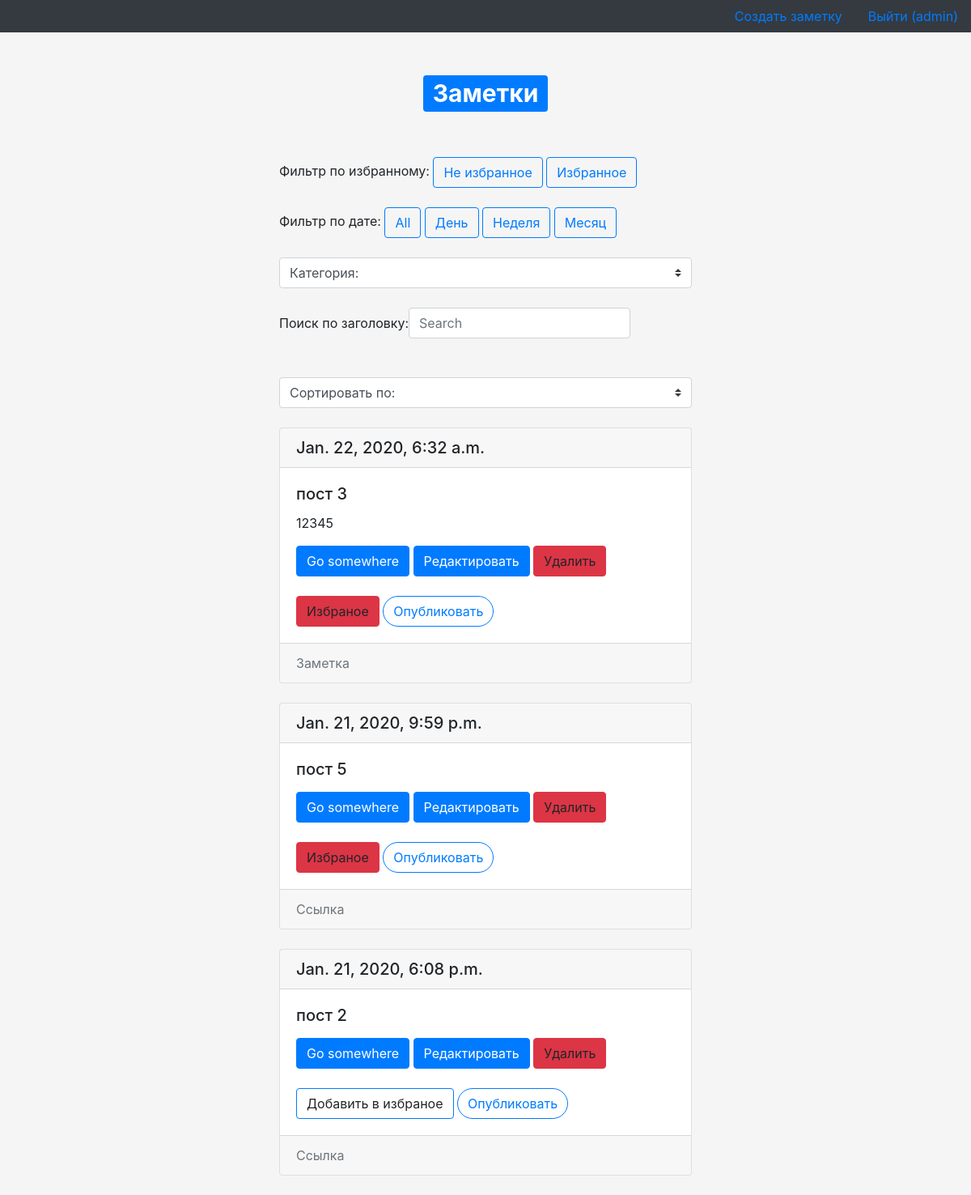
Screenshot of /notes/ (signed in) with the database file from the repository.
### notes/models.py (models this page shows, shortened)
class Post(models.Model):
    author = models.ForeignKey('auth.User', on_delete=models.CASCADE)
    title = models.CharField(max_length = 120, db_index=True)
    body = models.TextField(blank=True, db_index = True)
    date = models.DateTimeField(auto_now_add = True)
    category = models.ManyToManyField('Category', db_index=True, related_name='posts')
    favorite = models.BooleanField(default=False)
    slug = models.SlugField(primary_key=True, default=uuid.uuid4, editable=False)
    def get_absolute_url(self):
        return reverse('post_detail_url', kwargs={'slug':self.slug})
    def get_update_url(self):
        return reverse('post_update_url', kwargs={'slug':self.slug})

class Category(models.Model):
    title = models.CharField(max_length=50)
    def __str__(self):
        return '{}'.format(self.title)

### notes/views.py (the view)
# urls.py: path('', views.post_list, name='post_list_url'),
def post_list(request):
    posts = Post.objects.all().filter(author=request.user)
    posts = posts.order_by('-date')
    category = Category.objects.all()
    return render(request, 'notes/posts.html', context={'posts': posts, 'category': category, 'username': auth.get_user(request).username})

### notes/templates/notes/posts.html (shortened to what this page needs)
{% extends "notes/base.html" %}
{% block content %}
<ul class="nav justify-content-end bg-dark">
    <li class="nav-item">
        <a class="nav-link active" href="{% url 'post_create_url' %}">Создать заметку</a>
    <li class="nav-item">
        <a class="nav-link" href="{% url 'logout_url' %}" tabindex="-1">Выйти ({{ username }})</a>
    </li>
</ul>
<div class="container mt-5">
    <div class="row">
        <div class="col-xl-3">
        </div>
        <div class="col-xl-6">
            <h1 align="center"><span class="badge badge-primary mb-5 ">Заметки</span></h1>
            <div class="container rounded-circle">
                <div class="controls mb-4 ">
                    <label>Фильтр по избранному:</label>
                    <button class="filter btn btn-outline-primary" id="False">Не избранное</button>
                    <button class="filter btn btn-outline-primary" id="True">Избранное</button>
                    <br /> <br />
                    <label>Фильтр по дате:</label>
                    <button class="date btn btn-outline-primary" id="all">All</button>
                    <button class="date btn btn-outline-primary" id="day">День</button>
                    <button class="date btn btn-outline-primary" id="week">Неделя</button>
                    <button class="date btn btn-outline-primary" id="month">Месяц</button>
                    <br /> <br />
                    <select name="setapp" id="selkat" class="custom-select">
                        <option selected>Категория:</option>
                    </select>
                    <br /> <br />
                    <form class="form-inline my-2 my-lg-0">
                        <label>Поиск по заголовку:</label>
                        <input class="form-control mr-sm-2" type="search" id="formsearch" placeholder="Search"
                            aria-label="Search">
                    </form>
                    <br /> <br />
                    <div class="input-group mb-3">
                        <select name="setapp" class="custom-select" id="sel">
                            <option selected>Сортировать по:</option>
                        </select>
                    </div>
                </div>
            </div>
        </div>
        <div class="col-xl-2">
        </div>
    </div>
    <div class="row">
        <div class="col-xl-3">
        </div>
        <div class="col-xl-6">
            <div class="container" id="contpost">
                {% for post in posts %}
                <div class="card mb-4">
                    <h5 class="card-header">{{ post.date }}</h5>
                    <div class="card-body">
                        <h5 class="card-title">{{ post.title }}</h5>
                        <p class="card-text" id="bodytext">{{ post.body }}</p>
                        <a href="{{ post.get_absolute_url }}" class="btn btn-primary">Go somewhere</a>
                        <a href="{{ post.get_update_url }}" class="btn btn-primary">Редактировать</a>
                        <a class="deletpost btn btn-danger" id="del{{ post.slug }}"
                            data_catid="{{ post.slug }}">Удалить</a>
                        <br /> <br />
                        {% if post.favorite %}
                        <a class="likebutton btn btn-danger added" id="like{{ post.slug }}"
                            data_catid="{{ post.slug }}">Избраное</a>
                        {% else %}
                        <a class="likebutton btn btn-outline-primary" id="like{{ post.slug }}"
                            data_catid="{{ post.slug }}">Добавить в избраное</a>
                        {% endif %}
                        <a class="btn btn-outline-primary rounded-pill"
                            href="https://www.facebook.com/sharer/sharer.php?u=http://127.0.0.1:8000/{{ post.get_absolute_url }}"
                            onclick="javascript:window.open(this.href, '', 'menubar=no,toolbar=no,resizable=yes,scrollbars=yes,height=300,width=600');return false;"
                            target="_blank" rel="nofollow">Опубликовать</a>
                    </div>
                    <div class="card-footer text-muted">
                        {{ post.category.all.first }}
                    </div>
                </div>
                {% endfor %}
            </div>
        </div>
        <div class="col-xl-2">
        </div>
    </div>
</div>
{% endblock %}
{% block javascript %}
{% load static %}
{% endblock %}

### notes/templates/notes/base.html
{% extends "index.html" %}

### templates/index.html (shortened to what this page needs)
<!DOCTYPE html>
<html lang="en">
<head>
    <link rel="stylesheet" href="https://stackpath.bootstrapcdn.com/bootstrap/4.4.1/css/bootstrap.min.css"
>
</head>
<body style="background: whitesmoke">
    {% block content %}
    {% endblock %}
</body>
</html>

### rows the page displays
Post: date "Jan. 22, 2020, 6:32 a.m.", title "пост 3", body "12345", category.all.first "Заметка"
Post: date "Jan. 21, 2020, 9:59 p.m.", title "пост 5", category.all.first "Ссылка"
Post: date "Jan. 21, 2020, 6:08 p.m.", title "пост 2", category.all.first "Ссылка"

### other values shown
{{ username }} "admin"
